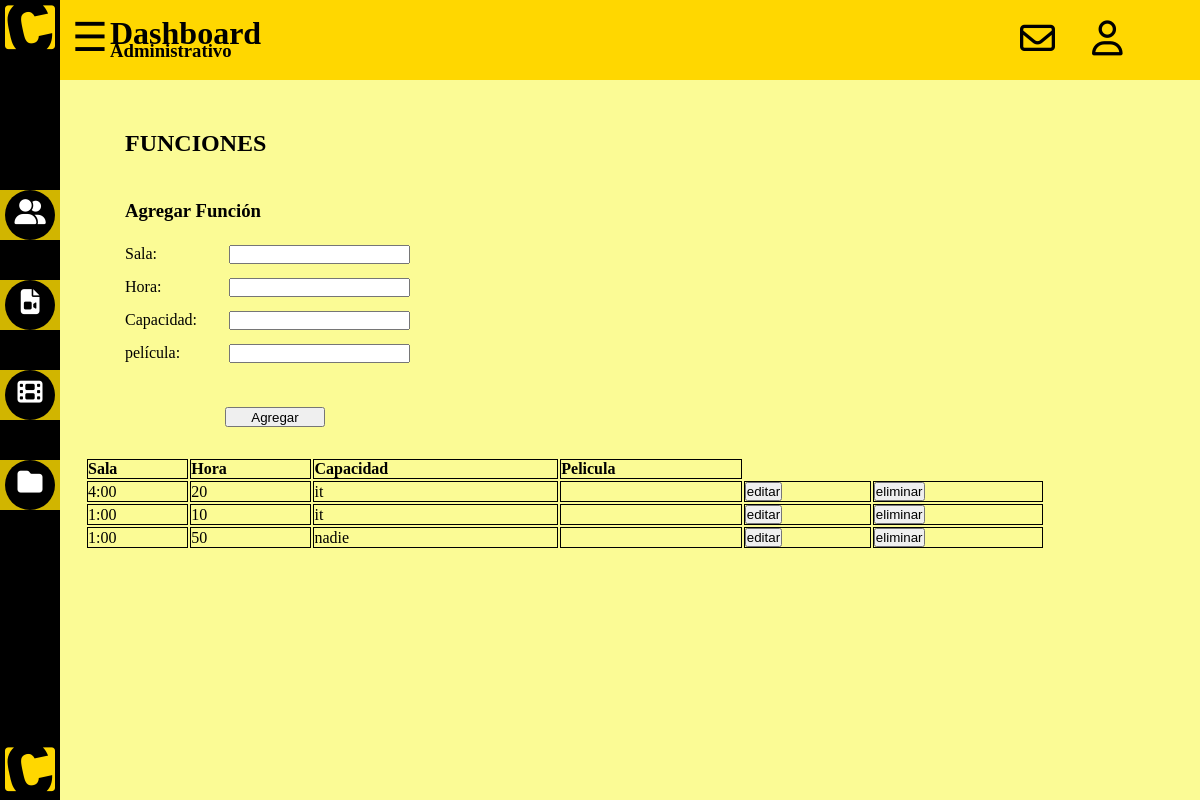
The page /Dfuncion on the database as committed earlier.
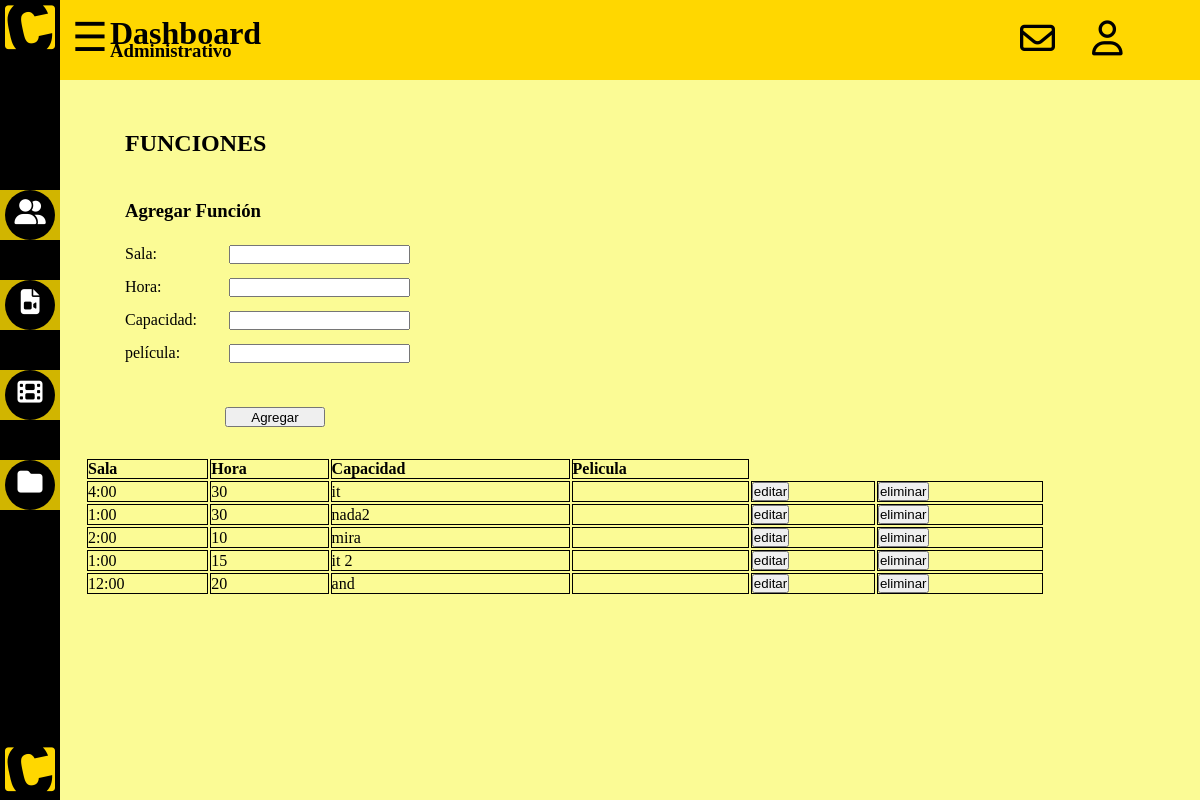
The same page on the database as committed later.
### tables this page shows
CREATE TABLE funciones(
    id   INTEGER PRIMARY KEY AUTOINCREMENT,
    sala INTEGER NOT NULL,
    hora TEXT NOT NULL,
    capacidad INTEGER NOT NULL,
    pelicula TEXT NOT NULL,
    FOREIGN KEY(pelicula) REFERENCES peliculas(nombre)
);

### app.py (the view, shortened to what this page needs)
@app.route('/Dfuncion', methods=['GET','POST'])
def presentacionF():
    if(request.method == 'GET'):
        mostrar = db.mostrar_tabla("funciones")
        datosEdit=[(" "," "," "," "," ")]
        action = "/Dfuncion"
        return render_template("dashboardF.html", tablafunc = mostrar, datosEdit = datosEdit, action=action)

### db.py (called while the page is built)
def obtener_conexion():
    try:
        conn = sqlite3.connect('database/database')
        return conn
    except Error:
        print(Error)

def mostrar_tabla(tabla):
    conn = obtener_conexion()
    cursor = conn.cursor()
    sql = """ SELECT * FROM {}""".format(tabla)
    cursor.execute(sql)
    datos=cursor.fetchall()
    conn.close()
    return datos

### templates/dashboardF.html (shortened to what this page needs)
{% extends "dashboard.html" %}
{% block contenido %}
<div class="funciones">
    <h1> FUNCIONES </h1>
</div>
<div class="subtitulo">
    <h3>Agregar Función</h3>
</div>
<form action = {{action}} method = "post" id= "add_funcion">
    <div class="sala">
        <label for=""> Sala: </label>
        <input type="text" id="sala" name="sala" value="{{datosEdit[0][2]}}">
    </div>
    <div class="hora">
        <label for=""> Hora: </label>
        <input type="text" id="hora" name="hora" value="{{datosEdit[0][3]}}">
    </div>
    <div class="capacidad">
        <label for=""> Capacidad: </label>
        <input type="text" id="capacidad" name="capacidad" value="{{datosEdit[0][4]}}">
    </div>
    <div class="pelicula">
        <label for=""> película: </label>
        <input type="text" id="pelicula" name="pelicula" value="{{datosEdit[0][5]}}">
        <br>
    </div>
    <input type="submit" id="Agregar" value="Agregar">
</form>
<table id="tableOfContentsF">
    <tr>
        <th> Sala</th>
        <th> Hora</th>
        <th> Capacidad </th>
        <th> Pelicula</th>
    </tr>
    {% for fun in tablafunc %}
    <tr>
        <td >{{fun[2]}}</td>
        <td>{{fun[3]}}</td>
        <td>{{fun[4]}}</td>
        <td >{{fun[5]}}</td>
        <td><button ><a href="/Dfunciones/{{fun[4]}}/U/{{fun[0]}}" style="color: black;">editar</a></button></td>
        <td><button><a href="/Dfunciones/{{fun[4]}}/D/{{fun[0]}}" style="color: black;">eliminar</a></button></td>
    </tr>
    {%endfor%}
</table>
{% endblock %}

### templates/dashboard.html (shortened to what this page needs)
<!DOCTYPE html>
<html lang="en">
<head>
    <link rel="stylesheet" href="/static/assets/css/styleR.css">
</head>
<body id= "body">
    <header>
        <div class="icon__menu">
            <span id="btn_open">&#9776</span>
        </div>
        <div class="name">
            <h1>Dashboard</h1>
            <h3>Administrativo</h3>
        </div>
        <a href="#" id = "letter">
            <i class="far fa-envelope"></i>
        </a>
        <a href="#" id="login">
            <i class="far fa-user"></i>
        </a>
    </header>
    <div class="menu__side" id="menu__side">
        <div class="name__page" >
            <a href="/"  class = "logo_header" >
                <i class="fab fa-contao" id="logo"></i>
            </a>
        </div>
        <div class="options__menu">
            <button onclick="active(0)">
                <a href="/usuario">
                    <div class="option">
                        <div id = "icon">
                            <i class="fas fa-user-friends"></i>
                        </div>
                    </div>
                </a>
            </button>
            <button onclick="active(1)" >
                <a href="/agregarPelicula">
                    <div class="option">
                        <div id = icon>
                            <i class="fas fa-file-video"></i>
                        </div>
                    </div>
                </a>
            </button>
            <button onclick="active(2)">
                <a href="/peliculas">
                    <div class="option">
                        <div id = icon>
                            <i class="fas fa-film"></i>
                        </div>
                    </div>
                </a>
            </button>
            <button onclick="active(3)">
                <a href="/Dfuncion">
                    <div class="option">
                        <div id = icon>
                            <i class="fas fa-folder"></i>
                        </div>
                    </div>
                </a>
            </button>
        </div>
        <div class="foot__page">
            <i class="fab fa-contao" id="logo_foot"></i>
        </div>
    </div>
    <section>
        {% block contenido %}
        {% endblock %}
    </section>
</body>
</html>

### static/assets/css/styleR.css (style rules this page uses)
* { padding: 0; margin:0; margin-right: 0px; text-decoration: none; }
body { background: rgb(251, 251, 149); }
header { margin-left: 60px; width:100%; height: 80px; background: gold; display: flex; align-items: center ; position: fixed; top: 0; z-index: 200; }
header a#letter { position: fixed; left: 85%; right: 15%; font-size: 35px; color:black; }
header #login { position: fixed; left: 91%; right: 10%; font-size: 35px; color: black; }
header .name h1 { position: fixed; top:15px; }
header .name h3 { position:fixed; top: 40px }
.icon__menu { width: 50px; height: 80px; position: relative; }
.icon__menu span { height: 45px; width: 40px; font-size: 40px; cursor: pointer; position: absolute; top: 15px; left: 10px; display: flex; justify-content: center; align-items: center; }
.menu__side { width: 60px; height: 100%; background:black; position:fixed; top: 0; left: 0; color: gold; z-index: 300; overflow: hidden; }
.name__page #logo, #logo_foot { color: gold; width: 220px; }
.logo_header, .foot__page { font-size: 50px; margin-left: 5px; }
.name__page { width: 220px; height: 190px; }
.options__menu { position: relative; width: 60px; height: 50%; }
.options__menu button { width: 220px; height: 50px; left: 0; margin-bottom: 40px ; border: none; background: #d1b500 ; cursor: pointer; }
.options__menu .option { display: flex; align-items: center; height:50px; }
.options__menu .option #icon { width: 50px; height: 50px; background: black; border-radius: 100%; margin-right: 5px; margin-left: 5px; }
.options__menu .option #icon i { font-size: 25px; margin-top: 10px; color: white; }
.foot__page { position:fixed; bottom: 0; }
section { margin: 80px 60px; width: 100%; height: 100%; position: fixed; }
section table#tableOfContentsU, th ,td { text-align: left; border: 1px solid; }
section .funciones { height: 30px; margin: 50px 0px 40px 65px; }
section .subtitulo { height: 25px; margin: 20px 0px 20px 65px; }
section #add_funcion { margin-left: 65px; }
section #add_funcion label { display: inline-flex; width: 100px; margin-bottom: 15px; }
section input#Agregar { margin-left: 100px; margin-top: 30px; height: 20px; width: 100px; }
section table#tableOfContentsF { margin-top: 30px; margin-left: 25px; width: 80%; }
section table#tableOfContentsF, th ,td { text-align: left; }

Rows that differ between the two databases and show on the page:
removed funciones: hora "4:00", capacidad "20", pelicula "it"
removed funciones: hora "1:00", capacidad "10", pelicula "it"
removed funciones: hora "1:00", capacidad "50", pelicula "nadie"
added funciones: hora "4:00", capacidad "30", pelicula "it"
added funciones: hora "1:00", capacidad "30", pelicula "nada2"
added funciones: hora "2:00", capacidad "10", pelicula "mira"
added funciones: hora "1:00", capacidad "15", pelicula "it 2"
added funciones: hora "12:00", capacidad "20", pelicula "and"
